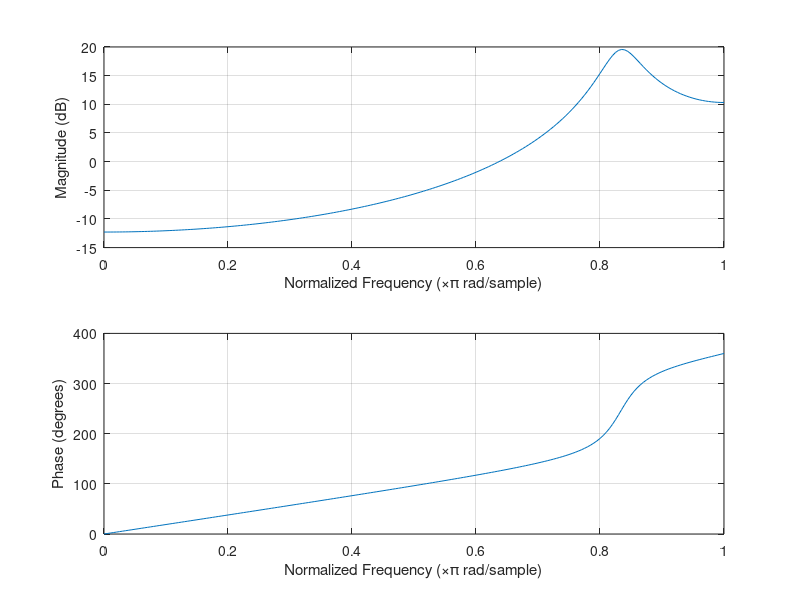

Recreate this plot in MATLAB.
clear all;
close all;

r=400;
p=4;
a1=1.905;
a2=1.21;

n=200;
Fs=r;
Ts=1/Fs;
t = (0:(n-1))*Ts;
df=(0:(n-1))*Fs/n;
ruis=rand(size(t));
%x=sin(2*pi*p*t)+ruis;
x=zeros(1,200);


y=filter([1,0,0],[1,a1,a2],x);
figure(1);
freqz([1,0,0],[1,a1,a2],n)
